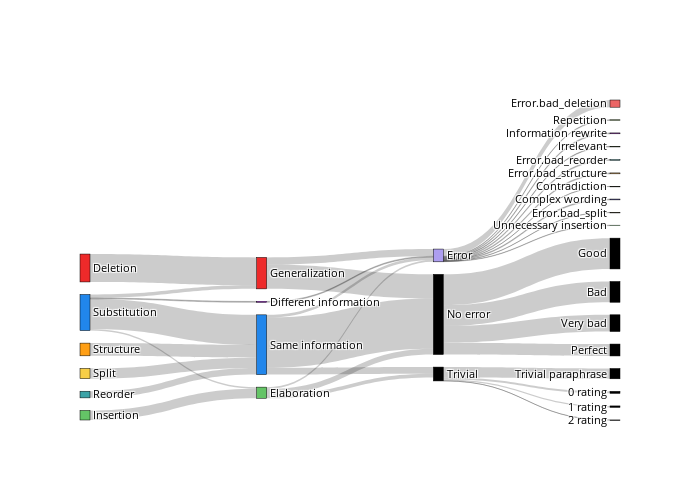

Write notebook code for a chart like this one.
### Code cell
sankey_combined(data)

### Figure 1 — Plotly figure (JSON) as saved in the notebook; plotly's stock layout.template omitted (floating-point values rounded to 4 significant figures)
{"data": [{"link": {"source": [0, 0, 0, 0, 1, 1, 1, 1, 2, 2, 2, 2, 3, 3, 3, 3, 4, 4, 4, 4, 5, 5, 5, 5, 6, 6, 6, 7, 7, 7, 8, 8, 8, 9, 9, 9, 10, 10, 10, 10, 10, 10, 10, 10, 10, 10, 10, 10, 11, 11, 11, 11, 11, 11, 11, 11, 11, 11, 11, 11, 12, 12, 12, 12, 12, 12, 12, 12, 12, 12, 12, 12, 10, 10, 10, 10, 11, 11, 11, 11], "target": [6, 7, 8, 9, 6, 7, 8, 9, 6, 7, 8, 9, 6, 7, 8, 9, 6, 7, 8, 9, 6, 7, 8, 9, 10, 11, 12, 10, 11, 12, 10, 11, 12, 10, 11, 12, 13, 14, 15, 16, 17, 18, 19, 20, 21, 22, 23, 24, 13, 14, 15, 16, 17, 18, 19, 20, 21, 22, 23, 24, 13, 14, 15, 16, 17, 18, 19, 20, 21, 22, 23, 24, 25, 26, 27, 28, 29, 30, 31, 32], "value": [856, 0, 0, 0, 0, 0, 294, 0, 109, 923, 48, 27, 0, 204, 0, 0, 0, 390, 0, 0, 0, 316, 0, 0, 744, 0, 221, 1539, 207, 87, 177, 109, 56, 0, 0, 27, 0, 0, 0, 0, 0, 0, 0, 0, 0, 0, 0, 0, 0, 0, 0, 0, 0, 0, 0, 0, 0, 0, 0, 0, 0, 19, 4, 0, 18, 27, 221, 27, 28, 7, 12, 25, 513, 637, 945, 365, 62, 45, 2, 316]}, "node": {"color": ["#ee2a2a", "#64C466", "#2186eb", "#3ca3a7", "#FF9F15", "#F7CE46", "#ee2a2a", "#2186eb", "#64C466", "#b103fc", "black", "black", "#ad9ef0", "#e65388", "#c3eb98", "#a2cf72", "#b4ed77", "#8ebd5c", "#ca54e8", "#eb6565", "#81d3d6", "#ffc573", "#f5db87", "#b0f5b7", "#8e88f7", "black", "black", "black", "black", "black", "black", "black", "black"], "label": ["Deletion", "Insertion", "Substitution", "Reorder", "Structure", "Split", "Generalization", "Same information", "Elaboration", "Different information", "No error", "Trivial", "Error", "Coreference", "Repetition", "Contradiction", "Hallucination", "Irrelevant", "Information rewrite", "Error.bad_deletion", "Error.bad_reorder", "Error.bad_structure", "Error.bad_split", "Unnecessary insertion", "Complex wording", "Very bad", "Bad", "Good", "Perfect", "0 rating", "1 rating", "2 rating", "Trivial paraphrase"], "line": {"color": "black", "width": 0.5}, "pad": 15, "thickness": 10}, "type": "sankey", "valueformat": "d", "valuesuffix": " edits"}], "layout": {"font": {"color": "black", "size": 11}, "height": 500, "title": {"text": ""}, "width": 700}}
